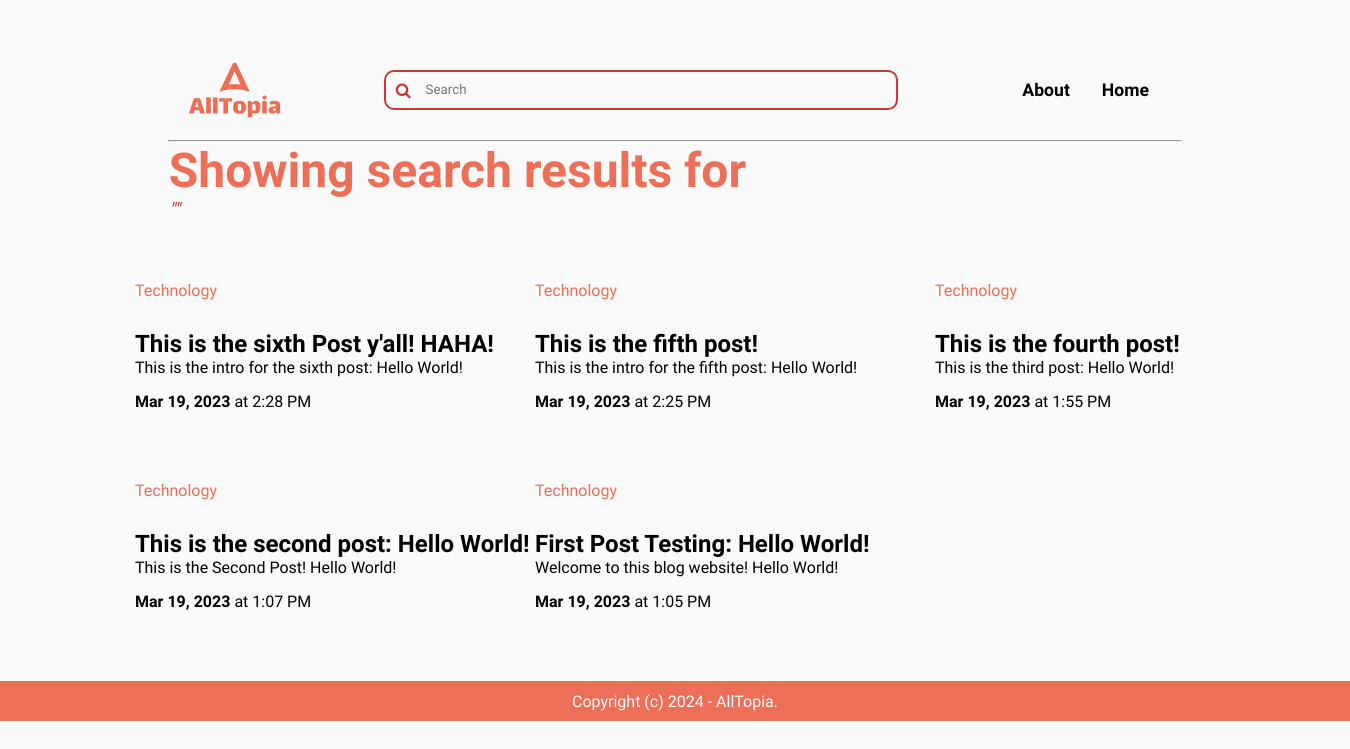
The app's page /search/, older data.
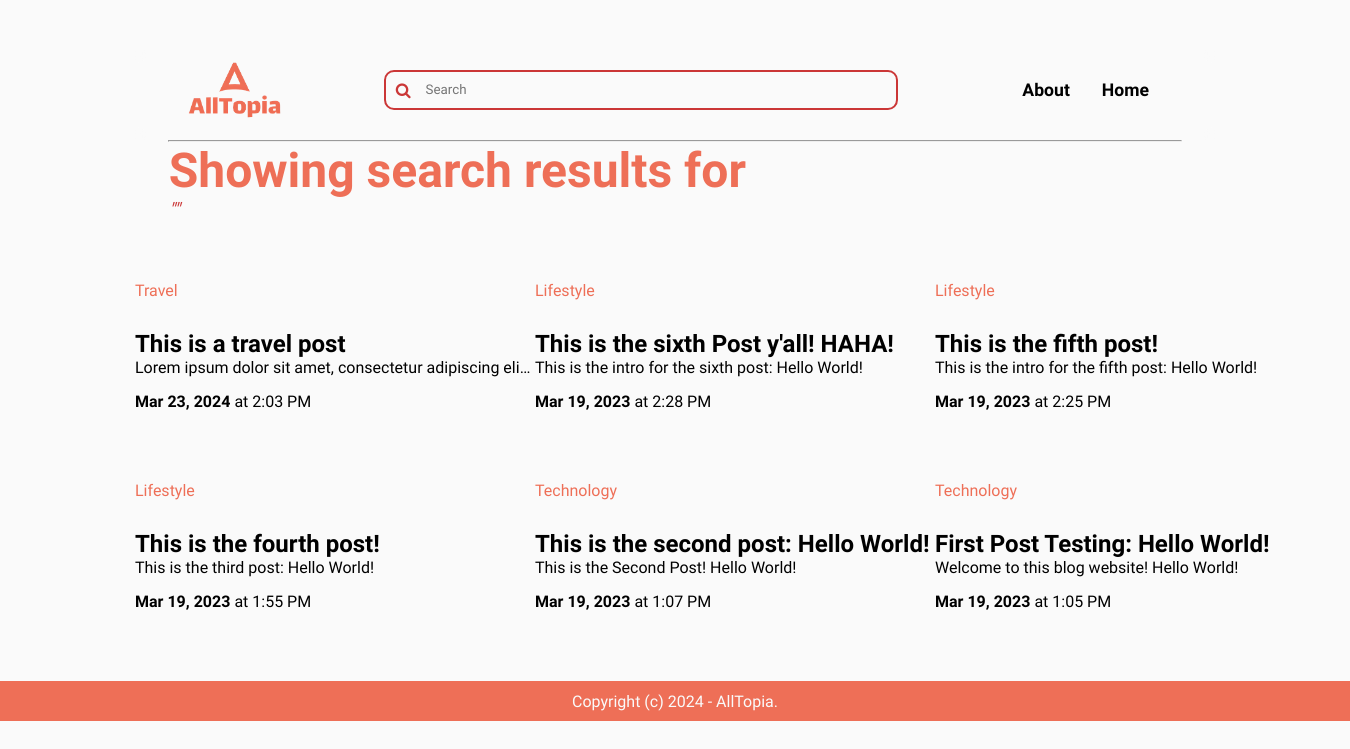
The same page, newer data.
### blog/models.py (models this page shows, shortened)
class Post(models.Model):
    ACTIVE  = 'active'
    DRAFT = 'draft'
    CHOICES_STATUS = (
        (ACTIVE, 'Active'),
        (DRAFT, 'Draft')
    )
    category = models.ForeignKey(Category, related_name='posts', on_delete=models.CASCADE)
    title = models.CharField(max_length=255)
    slug = models.SlugField()
    intro = models.TextField()
    body = models.TextField()
    created_at = models.DateTimeField(auto_now_add=True)
    status = models.CharField(max_length=10, choices=CHOICES_STATUS, default=ACTIVE)
    image = models.ImageField(upload_to='uploads/', blank=True, null=True)
    class Meta:
        ordering = ('-created_at',)

class Category(models.Model):
    title = models.CharField(max_length=255)
    slug = models.SlugField()
    class Meta:
        ordering = ('title',)
        verbose_name_plural = 'Categories'
    def __str__(self):
        return self.title

### blog/views.py (the view)
# urls.py: path('search/', views.search, name='search'),
def search(request):
    query = request.GET.get('query', '')
    posts = Post.objects.filter(status=Post.ACTIVE).filter(Q(title__icontains=query) | Q(intro__icontains=query) | Q(body__icontains=query))
    return render(request, 'blog/search.html', {'posts': posts, 'query': query})

### blog/templates/blog/search.html (shortened to what this page needs)
{% extends 'core/base.html' %}
{% load static %}
{% block content %}
    <hr class="cat-post-divider">
    <div class="search-header">
        <h1>Showing search results for</h1>
        <h3>"{{ query }}"</h3>
    </div>
    <div class="main-parent-flex-container">
        {% for post in posts %}
            <div class="child-content">
                <a href="{% url 'post_detail'  post.slug %}">
                    <p class="preview-tag-p"><a href="{% url 'category_detail' post.category.slug %}" class="preview-tag">{{post.category}} </a></p>
                    <h1 class="blogs-title">{{ post.title }}</h1>
                    <p class="blogs-intro">{{ post.intro }}</p>
                    <div class="date-posted">
                        <p><strong>{{ post.created_at|date:'M d, Y' }}</strong> at {{ post.created_at|date:'g:i A' }}</p>
                    </div>
                </a>
            </div>
        {% endfor %}
    </div>
{% endblock %}

### core/templates/core/base.html (shortened to what this page needs)
{% load static %}
<html lang="en">
<head>
    <link href="https://stackpath.bootstrapcdn.com/font-awesome/4.7.0/css/font-awesome.min.css" rel="stylesheet">
    <link rel="stylesheet" href="{% static 'css/styles.css' %}">
</head>
<body>
    <div class="navbar-container">
        <nav id="navbar">
            <img src="../../static/assets/alltopia_logo_nobg.png" class="logo" alt="AllTopia Logo"/>
            <div class="search-container">
                <span class="icon is-left">
                    <i class="fa fa-search" style="color: #CB3737;"></i>
                </span>
                <form method="get" action="{% url 'search' %}" class="search-form">
                    <input class="search-menu" name="query" type="text" placeholder="Search">
                </form>
            </div>
            <ul>
                <li class="nav-texts"><a class="nav-option" href="{% url 'about' %}"> <span class="text-hover-effect"><b>About</b></span></a></li>
                <li class="nav-texts"><a class="nav-option" href="/"> <b>Home</b> </a></li>
            </ul>
        </nav>
    </div>
    <section class="blogs-list" id="blogs">
        {% block content %}
        {% endblock %}
    </section>
    <footer>
        <div class="footer-main-container">
            <div class="footer-contents">
                <p>Copyright (c) 2024 - AllTopia.</p>
            </div>
        </div>
    </footer>
</body>
</html>

### core/static/css/styles.css (style rules this page uses)
body { scroll-behavior: smooth; background-color: var(--light-text-color); }
* { font-family: 'Mukta', sans-serif; margin: 0; padding: 0; }
a { text-decoration: none; color: var(--default-text-color); }
:root { --default-text-color: black; --page-theme-color: #EE6F57; --page-theme-color-darker: #CB3737; --light-text-color: #FAFAFA; }
.logo { width: 100px; height:auto; }
.search-container { border-style: solid; border-color: var(--page-theme-color-darker); border-width: 2px; border-radius: 10px; margin-right: 10px; padding: 10px; width: 50%; display: flex; align-items: center; }
.search-menu { margin-left: 15px; width: 100%; border-style: hidden; background-color: transparent }
.search-form { width: 95%; }
.navbar-container { background-color: rgba(250, 250, 250, 0.5); margin: auto; height: 90px; width: 80%; justify-content: center; position:sticky; top: 0; display: block; backdrop-filter: blur(7px); }
nav { margin-top: 50px; display: flex; align-items: center; justify-content: space-between; padding: 10px 50px 0 50px; }
ul { list-style-type: none; overflow: hidden; }
ul li { list-style: none; }
li { float: left; }
.nav-option { font-size: 1.1rem; transition: color 0.3s ease-in-out; }
li a { display: block; text-align: center; padding: 16px; text-decoration: none; transition: color 0.3s ease-in-out; color: var(--default-text-color) }
.preview-tag-p { margin: 0px 0 30px 0; }
.preview-tag { color: var(--page-theme-color); border-radius: 10px; }
.main-parent-flex-container { margin: auto; width: 80%; display: grid; grid-template-columns: repeat(3, 400px); row-gap: 30px; justify-content: space-between; }
.search-header { width: 75%; margin: auto auto 40px auto; }
.search-header h1 { color: var(--page-theme-color); font-size: 3.0rem; font-weight: 700; }
.search-header h3 { color: var(--page-theme-color-darker); font-weight: 500; font-style: italic; }
.child-content { justify-self: center; width: 100%; height: 100%; border-radius: 10px; padding: 20px; overflow: hidden; }
.blogs-title { font-size: 1.5rem; text-overflow: ellipsis; white-space: nowrap; overflow: hidden; transition: overflow 0.3s ease-in-out; }
.blogs-intro { margin-bottom: 15px; text-overflow: ellipsis; white-space: nowrap; overflow: hidden; transition: text-overflow 0.3s overflow 0.3s ease-in-out; }
.footer-main-container { margin-top: 50px; display: flex; align-items: center; justify-content: center; width: 100%; height: 5vh; background-color: var(--page-theme-color); }
.footer-contents p { color: var(--light-text-color); }
.cat-post-divider { width: 75%; margin: auto; }

Row changes from the older to the newer data that the page shows:
added Post: category "Travel", title "This is a travel post", intro "Lorem ipsum dolor sit amet, consectetur adipiscing eli…", created_at "Mar 23, 2024", created_at "2:03 PM"
changed Post "This is the sixth Post y'all! HAHA!": category "Technology" → "Lifestyle"
changed Post "This is the fifth post!": category "Technology" → "Lifestyle"
changed Post "This is the fourth post!": category "Technology" → "Lifestyle"
